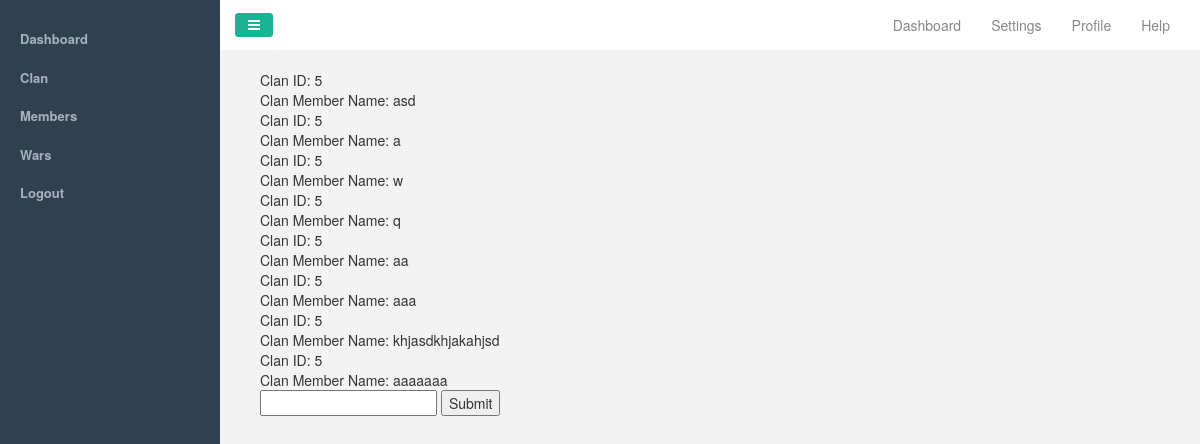
/members.php (signed in), run on an earlier commit of the app's database.
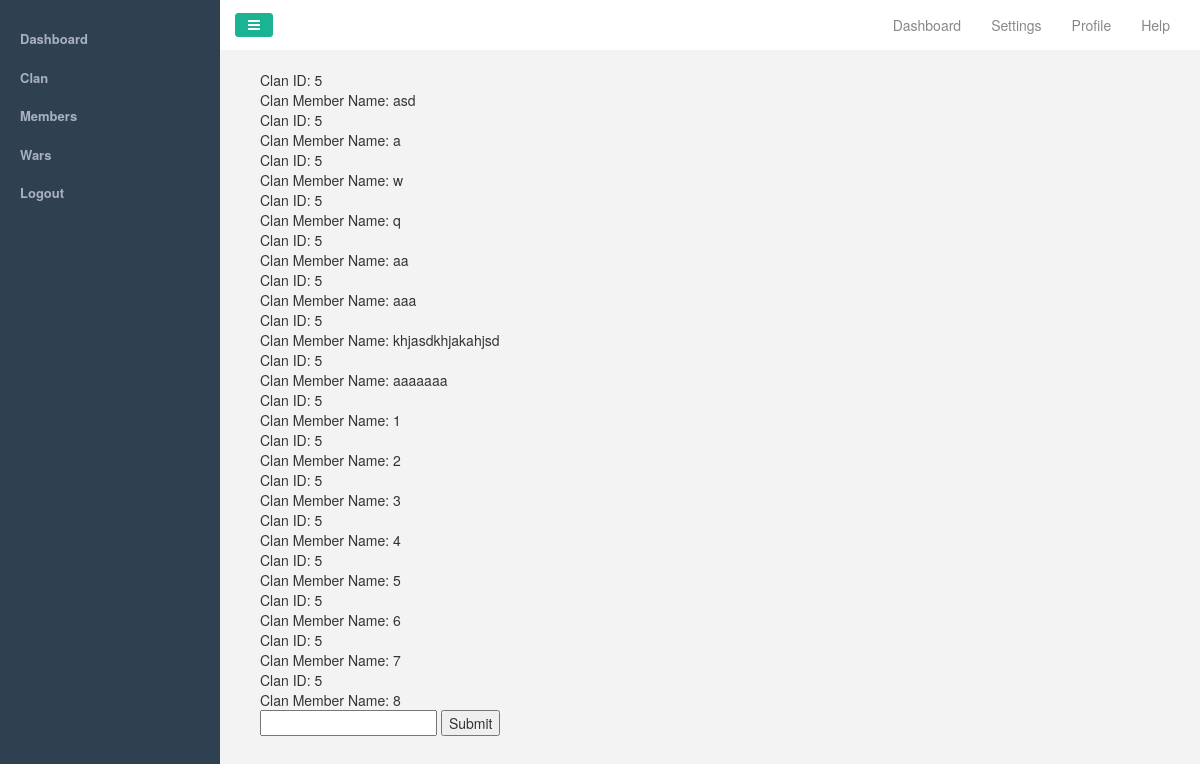
And on a later commit of the database.
### tables this page shows
CREATE TABLE IF NOT EXISTS `member` (
  `id` int(11) NOT NULL AUTO_INCREMENT,
  `clan_id` int(11) NOT NULL,
  `name` varchar(50) NOT NULL,
  PRIMARY KEY (`id`),
  KEY `clan_id` (`clan_id`)
);

### members.php (the view, shortened to what this page needs)
<?php require($_SERVER['DOCUMENT_ROOT']."/wartracker/templatestart.php"); ?>
<?php
	$query = "SELECT id FROM clan WHERE user_id = :user_id";
	$query_params = array(':user_id' => $_SESSION['user']['id']);
	$stmt = $db->prepare($query);
	$stmt->execute($query_params);
	$row = $stmt->fetch();
	$clan_id = $row['id'];
	$query = "SELECT clan_id, name FROM member WHERE clan_id = :clan_id";
	$query_params = array(':clan_id'=>$clan_id);
	$stmt = $db->prepare($query);
	$stmt->execute($query_params);
	$row = $stmt->fetchAll();
	foreach ($row as $member) {
		echo 'Clan ID: '.$member['clan_id'];
		echo '<br>';
		echo 'Clan Member Name: '.$member['name'];
		echo '<br>';
	}
?>
<form action="members" method="post">
	<input type="text" name="name"></input>
	<input type="submit"></input>
</form>
<?php require($_SERVER['DOCUMENT_ROOT']."/wartracker/templatestop.php"); ?>

### templatestart.php (shortened to what this page needs)
<?php
	function locationChecker($location) {
		preg_match("/[^\/]+$/", $_SERVER['REQUEST_URI'], $matches);
		$last_word = $matches[0];
		if ($location === $last_word) {
			echo 'active';
		}
	}
?>
<!DOCTYPE html>
<html lang="en">
  <head>
    <link href="http://localhost/wartracker/css/bootstrap.min.css" rel="stylesheet">
    <link href="http://localhost/wartracker/css/ie10-viewport-bug-workaround.css" rel="stylesheet">
    <link href="http://localhost/wartracker/css/fonts.css" rel="stylesheet">
    <link href="http://localhost/wartracker/css/custom.css" rel="stylesheet">
    <link href="http://localhost/wartracker/css/font-awesome.min.css" rel="stylesheet">
  </head>
  <body>
    <div class="col-sm-3 col-md-2 sidebar" id="sidebar-open">
      <ul class="nav nav-sidebar">
        <li class="<?php locationChecker('dashboard'); ?>"><a href="http://localhost/wartracker/dashboard">Dashboard</a></li>
        <li class="<?php locationChecker('clan'); ?>"><a href="http://localhost/wartracker/clan">Clan</a></li>
        <li class="<?php locationChecker('members'); ?>"><a href="http://localhost/wartracker/members">Members</a></li>
        <li class="<?php locationChecker('wars'); ?>"><a href="http://localhost/wartracker/wars">Wars</a></li>
        <li><a href="logout">Logout</a></li>
      </ul>
    </div>
    <div class="container-fluid">
      <div class="row">
	    <nav class="navbar">
	      <div class="container-fluid">
	        <div class="navbar-header">
	          <a class="btn btn-primary hamburger-btn" id="hamburger-open">
	          	<i class="fa fa-bars"></i>
	          </a>
	        </div>
	        <div id="navbar" class="navbar-collapse collapse">
	          <ul class="nav navbar-nav navbar-right">
	            <li><a href="#">Dashboard</a></li>
	            <li><a href="#">Settings</a></li>
	            <li><a href="#">Profile</a></li>
	            <li><a href="#">Help</a></li>
	          </ul>
	        </div>
	      </div>
	    </nav>
	    <div class="col-sm-9 col-sm-offset-3 col-md-10 col-md-offset-2 main">

### templatestop.php (shortened to what this page needs)
          </div>
        </div>
      </div>
  </body>
</html>

### css/custom.css (style rules this page uses)
body { font-family: "open sans", "Helvetica Neue", Helvetica,Arial, sans-serif; }
@media (min-width: 768px) { body { position: relative; margin-left: 220px; padding-top: 0; } }
body > div.container-fluid > div > nav { background-color: white; border: 0; margin: 0; border-radius: 0; }
body > div.container-fluid > div > nav > div > div.navbar-header > a { color: white; background-color: #1ab394; border-color: #1ab394; height: 24px; margin-top: 13px; margin-left: 15px; }
@media (min-width: 768px) { body > div.container-fluid > div > nav > div > div.navbar-header > a { margin-left: 0; } }
body > div.container-fluid > div > nav > div > div.navbar-header > a > i { vertical-align: top; }
#navbar > ul > li > a { color: #888; }
.hamburger-btn { padding: 4px 12px 4px 12px; }
.sidebar { position: fixed; top: 0; bottom: 0; left: 0; z-index: -9999; display: block; height: 100vh; width: 70px; padding: 20px; overflow-x: hidden; overflow-y: auto; background-color: #2F4050; }
@media (min-width: 768px) { .sidebar { position: fixed; top: 0; bottom: 0; left: 0; z-index: -9999; display: block; height: 100vh; width: 220px; padding: 20px; overflow-x: hidden; overflow-y: auto; background-color: #2F4050; } }
.nav-sidebar { margin-right: -21px; margin-left: -20px; }
.nav-sidebar > li > a { padding-right: 20px; padding-left: 20px; color: #a7b1c2; font-weight: 600; font-size: 13px; }
.main { padding: 20px; padding-top: 20px; background-color: #F3F3F4; height: 100vh; }
@media (min-width: 768px) { .main { padding-right: 40px; padding-left: 40px; margin-left: 0px; width: 100%; } }
.btn { border-radius: 3px; }

What changed in the data, as far as the page shows it:
added member: clan "5", name "1"
added member: clan "5", name "2"
added member: clan "5", name "3"
added member: clan "5", name "4"
added member: clan "5", name "5"
added member: clan "5", name "6"
added member: clan "5", name "7"
added member: clan "5", name "8"
